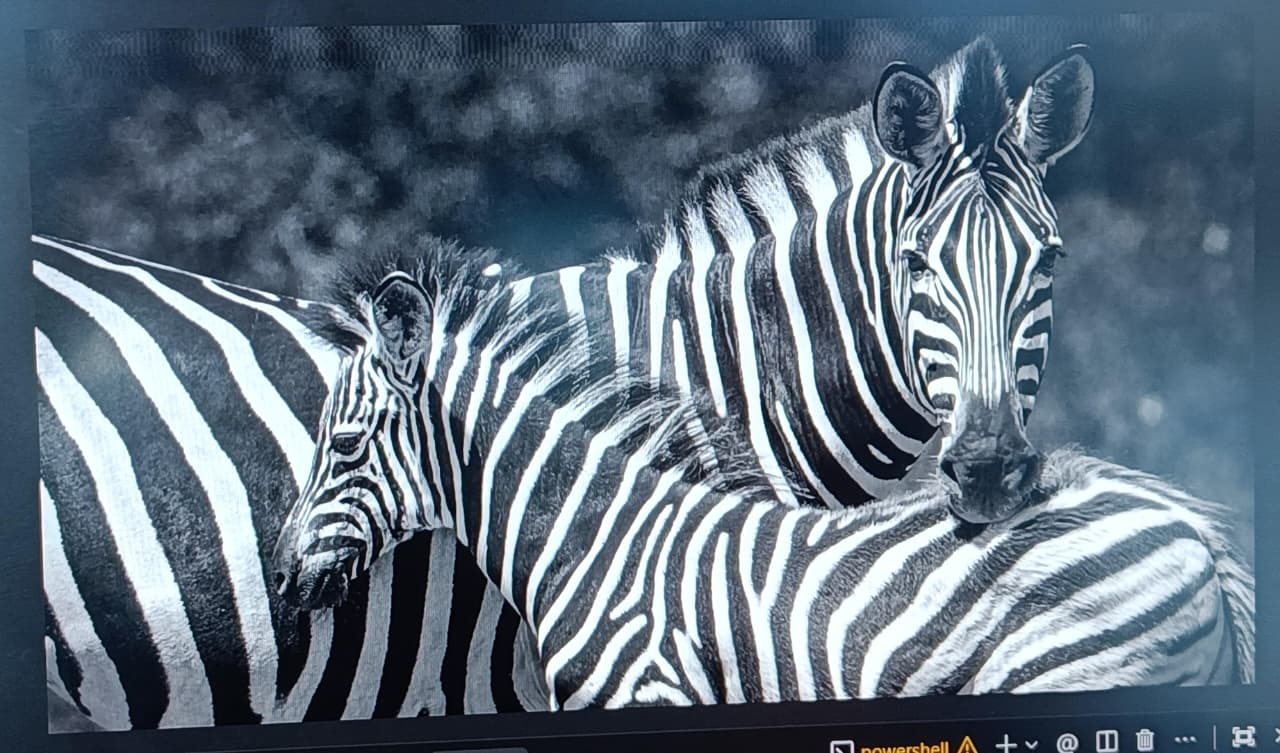
#> input picture ml/evaluation/testthisimage.jpeg, 1280 x 753 px, found by its file name; its folder holds 6 pictures in this run
$ python run_demo.py
#> lines starting #> are read from the running program, lines starting #| are printed output that depends on the picture
#> in run_full_forensic_demo, photo is the input picture: shape (753, 1280, 3); mean B, G, R 126, 111.6, 95.4
#|       Resolution: 1280 x 753 px
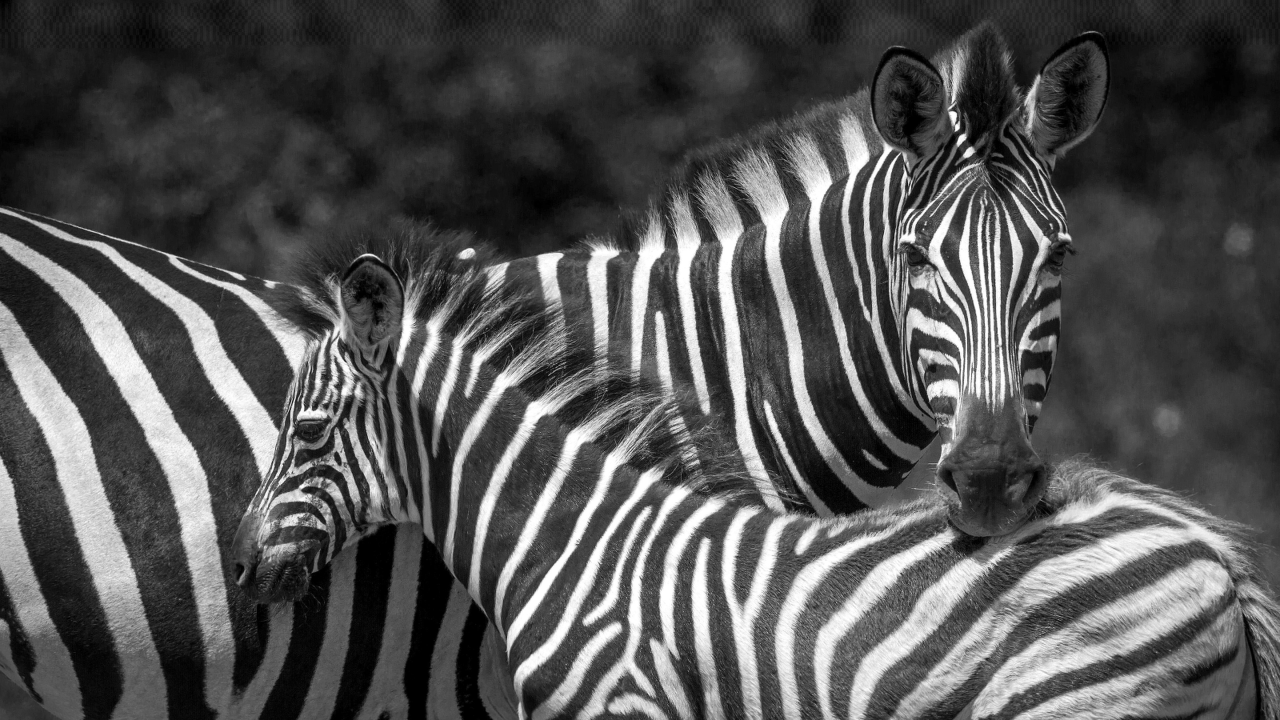
#> input picture ml/evaluation/watermarked_for_display.jpg, 3840 x 2160 px, found by its file name (shown at 1/3 size)
#> in run_full_forensic_demo, reference is the input picture: shape (2160, 3840, 3); min 0, max 255, mean 82.9
### ml/preprocessing/photo.py
import cv2
import numpy as np

TARGET_WIDTH = 3840
TARGET_HEIGHT = 2160


# [131 lines left out: functions order_points, four_point_transform, detect_artifact, not called in this run]


def align_with_reference(photo: np.ndarray, reference: np.ndarray) -> np.ndarray:
    """
    Sub-pixel alignment of phone photograph using ORB feature homography
    against the reference document image.
    """
    orb = cv2.ORB_create(3000)
    kp1, des1 = orb.detectAndCompute(photo, None)
#> kp1 = 3000 keypoints; strongest (x, y, size): (342, 501, 53.6), (340, 501, 31), (953, 141, 44.6), (954, 140, 53.6)
    kp2, des2 = orb.detectAndCompute(reference, None)
#> kp2 = 3000 keypoints; strongest (x, y, size): (2870, 387, 111.1), (942, 1225, 111.1), (2867, 385, 92.6), (2856, 326, 111.1)

    if des1 is None or des2 is None or len(des1) < 10 or len(des2) < 10:
        return photo

    bf = cv2.BFMatcher(cv2.NORM_HAMMING, crossCheck=True)
    matches = sorted(bf.match(des1, des2), key=lambda x: x.distance)
#> matches = 695 matches

    if len(matches) < 10:
        return photo

    src_pts = np.float32([kp1[m.queryIdx].pt for m in matches[:150]]).reshape(-1, 1, 2)
#> src_pts = 150 rows, first 8: [333.6, 477.6], [277.2, 298.8], [361, 530], [346.8, 476.4], [361.2, 530.4], [374.4, 474], [531.4, 277.9], [369, 425]
    dst_pts = np.float32([kp2[m.trainIdx].pt for m in matches[:150]]).reshape(-1, 1, 2)
#> dst_pts = 150 rows, first 8: [888.6, 1397.4], [731, 834.9], [973.4, 1564.7], [931.6, 1393.9], [971, 1565.9], [1017.6, 1390.3], [1522.9, 788.3], [1003.3, 1236.2]

    H, mask = cv2.findHomography(src_pts, dst_pts, cv2.RANSAC, 2.0)
#> H = [[3.04, -0.0515, -111], [0.0548, 3.08, -110.4], [-3.18e-05, -6.58e-06, 1]]; mask = 150 values, max 1 at index 0, min 0 at index 1, mean 0.28
    if H is None:
        return photo

    h, w = reference.shape[:2]
#> h = 2160; w = 3840
    unwarped = cv2.warpPerspective(photo, H, (w, h))
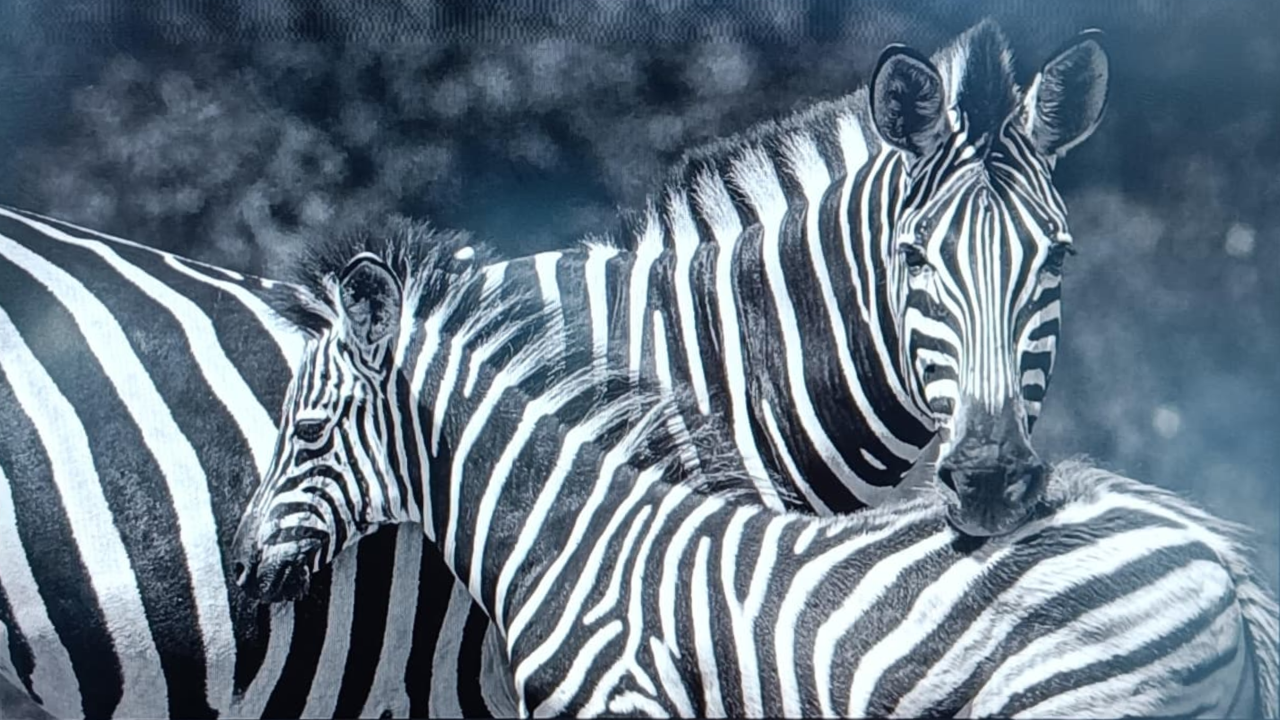
#> unwarped: shape (2160, 3840, 3) (shown at 1/3 size); mean B, G, R 133.8, 119.9, 103.9
    return unwarped


def preprocess_photo(image: np.ndarray, reference: np.ndarray = None) -> np.ndarray:
    """
    Full physical-photo preprocessing pipeline:

        Phone photograph
              ↓
        Sub-pixel ORB Homography Alignment (if reference provided)
              ↓ OR (if no reference)
        Contour Artifact Detection & 4-Point Perspective Warp
              ↓
        Normalized 3840 × 2160 Output
    """

    if image is None:
        raise ValueError("Input image is None")

    if reference is not None:
        try:
            return align_with_reference(image, reference)
        except Exception:
            pass

    corners = detect_artifact(image)

    if corners is None:
        # Fallback to direct resize if detection fails on close-up photos
        return cv2.resize(image, (TARGET_WIDTH, TARGET_HEIGHT), interpolation=cv2.INTER_CUBIC)

    return four_point_transform(image, corners)

### ml/extract.py
import cv2
import numpy as np
import pywt


# -------------------------------------------------------------------
# ASTRAEA DWT Extraction Engine — Level-2 Differential Pair DWT
#
# Must mirror embed.py exactly.
# Extract bits by evaluating differential sign (c1 - c2 > 0).
# -------------------------------------------------------------------

EMBED_W = 1600
EMBED_H = 900

ALPHA = 32.0
REPETITIONS = 7
COEFFICIENT_OFFSET = 64


def bits_to_bytes(bits: list) -> bytes:
    """Convert MSB-first bit list to bytes."""
    output = bytearray()
    for i in range(0, len(bits), 8):
        chunk = bits[i:i + 8]
        if len(chunk) < 8:
            break
        value = 0
        for bit in chunk:
            value = (value << 1) | bit
        output.append(value)
    return bytes(output)


def extract_watermark(
    image: np.ndarray,
    payload_size: int = 50,
    alpha: float = ALPHA
) -> bytes:
    """
    Extract payload from Level-2 DWT HL2/LH2 coefficient pairs.

    Parameters
    ----------
    image        : BGR image (any resolution, auto-resizes to 1600x900)
    payload_size : number of bytes to recover (default 50)
    alpha        : threshold parameter

    Returns
    -------
    Recovered raw payload bytes
    """
#> called with payload_size = 50, alpha = 32

    if image.shape[1] != EMBED_W or image.shape[0] != EMBED_H:
        image = cv2.resize(image, (EMBED_W, EMBED_H), interpolation=cv2.INTER_AREA)

    # BGR → YCrCb → Y
    ycrcb = cv2.cvtColor(image, cv2.COLOR_BGR2YCrCb)
#> ycrcb: shape (900, 1600, 3); mean of channels 0, 1, 2 116.7, 118.9, 137.7
    y = ycrcb[:, :, 0].astype(np.float64)

    # Level-1 Haar DWT
    LL1, (LH1, HL1, HH1) = pywt.dwt2(y, "haar")
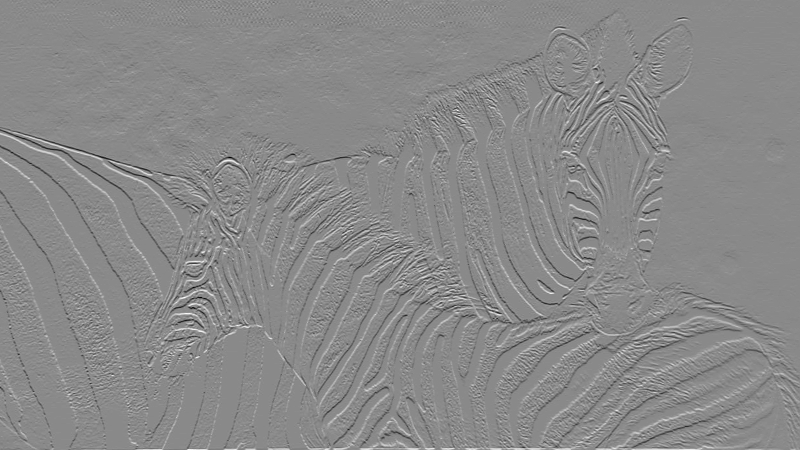
#> LH1: shape (450, 800) float64; min -90, max 76.5, mean 0; drawn with min black and max white

    # Level-2 Haar DWT on LL1
    LL2, (LH2, HL2, HH2) = pywt.dwt2(LL1, "haar")
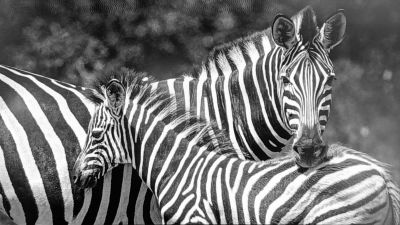
#> LL2: shape (225, 400) float64; min 19.75, max 1015, mean 466.7; drawn with min black and max white
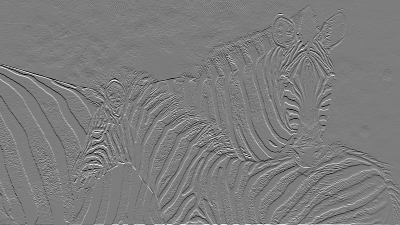
#> LH2: shape (225, 400) float64; min -230.5, max 240, mean 0.1; drawn with min black and max white
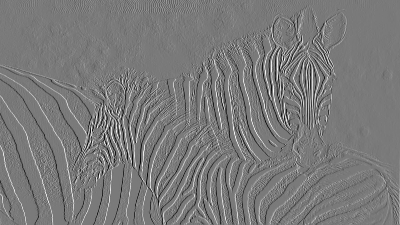
#> HL2: shape (225, 400) float64; min -241.3, max 262, mean 0.1; drawn with min black and max white
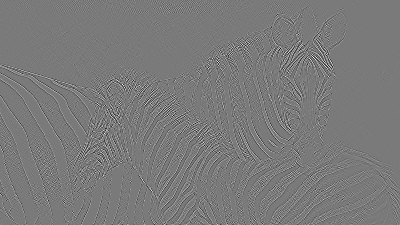
#> HH2: shape (225, 400) float64; min -90.5, max 98, mean 0; drawn with min black and max white

    coeffs = np.concatenate([HL2.flatten(), LH2.flatten()])

    total_bits = payload_size * 8
    recovered_bits = []

    for bit_index in range(total_bits):
        votes = []
        for rep in range(REPETITIONS):
            global_rep_idx = bit_index * REPETITIONS + rep
            idx1 = COEFFICIENT_OFFSET + 2 * global_rep_idx
            idx2 = COEFFICIENT_OFFSET + 2 * global_rep_idx + 1

            diff = coeffs[idx1] - coeffs[idx2]
            votes.append(1 if diff > 0 else 0)

        # Majority voting across 7 redundancy votes
        threshold = REPETITIONS // 2 + 1
        recovered_bits.append(1 if sum(votes) >= threshold else 0)
#> after the loop, recovered_bits = 400 values, max 1 at index 1, min 0 at index 0, mean 0.522

    return bits_to_bytes(recovered_bits)
#> the loop in bits_to_bytes, `for i in range(0, len(bits), 8):` made 50 passes
#> (i, chunk) on passes 2 to 13: (8, [0, 1, 1, 1, 1, 0, 0, 0]), (16, [1, 0, 1, 0, 1, 1, 1, 1]), (24, [0, 1, 1, 0, 0, 0, 0, 0]), (32, [0, 0, 0, 1, 1, 1, 1, 0]), (40, [1, 0, 0, 0, 0, 0, 0, 1]), (48, [1, 1, 1, 0, 0, 0, 0, 1]), (56, [0, 1, 0, 0, 0, 1, 1, 0]), (64, [1, 0, 0, 1, 1, 1, 0, 1]), (72, [1, 0, 0, 0, 1, 1, 1, 0]), (80, [1, 0, 0, 1, 1, 0, 0, 1]), (88, [1, 0, 1, 1, 1, 1, 1, 0]), (96, [0, 1, 0, 0, 0, 0, 1, 0])
#> chunk on pass 1: [0, 1, 1, 1, 1, 1, 1, 1]


# [16 lines left out: function extract_from_photo, not called in this run]

### QuantumCrypto/fec_engine.py
import reedsolo

class FECStegoEngine:
    """Wraps the 256-bit W_ID in Reed-Solomon Forward Error Correction (FEC)."""

    def __init__(self, ecc_symbols: int = 18):
        self.rs = reedsolo.RSCodec(ecc_symbols)

    # [15 lines left out: functions encode_wid_for_dwt, decode_wid_from_dwt, not called in this run]

### ml/evaluation/run_demo.py
import sys
import os
import cv2
import numpy as np

sys.path.insert(0, ".")

from ml.embed import embed_watermark
from ml.extract import extract_from_photo
from ml.preprocessing.photo import preprocess_photo
from QuantumCrypto.fec_engine import FECStegoEngine


def run_full_forensic_demo(photo_path: str, reference_path: str = "ml/evaluation/watermarked_for_display.jpg"):
    print("=" * 70)
    print("      ASTRAEA — Forensic Watermark Extraction & Attribution Demo")
    print("=" * 70)

    if not os.path.exists(photo_path):
        print(f"Error: Photo path '{photo_path}' does not exist.")
        return

    print(f"[1/4] Loading leaked photograph: {photo_path}")
    photo = cv2.imread(photo_path)
    print(f"      Resolution: {photo.shape[1]} x {photo.shape[0]} px")

    reference = None
    if reference_path and os.path.exists(reference_path):
        reference = cv2.imread(reference_path)
        print(f"[2/4] Guided sub-pixel homography alignment active.")

    print(f"[3/4] Running DWT extraction engine...")
    preprocessed = preprocess_photo(photo, reference=reference)

    from ml.extract import extract_watermark, EMBED_W, EMBED_H
    ext_img = cv2.resize(preprocessed, (EMBED_W, EMBED_H), interpolation=cv2.INTER_AREA)
    extracted_payload = extract_watermark(ext_img, payload_size=50)

    print(f"      Raw extracted payload ({len(extracted_payload)} bytes):")
#|       Raw extracted payload (50 bytes):
    print(f"      {extracted_payload.hex()}")
#|       7f78af601e81e1469d8e99be4279a5be77bcddabbbc0dc42d99c6b9405fb96e36b7c25741bc552429c8679b81c33f9d030c7

    print(f"[4/4] Executing Reed-Solomon Forward Error Correction (FEC)...")
    fec = FECStegoEngine()

    try:
        recovered_wid_hex = fec.decode_wid_from_dwt(extracted_payload)
        print("\n" + "=" * 70)
        print("  [SUCCESS] FORENSIC ATTRIBUTION SUCCESSFUL!")
        print(f"  Recovered Cryptographic Identifier (W_ID*): {recovered_wid_hex}")
        print("=" * 70)
    except Exception as e:
        print("\n" + "=" * 70)
        print("  [INFO] Raw payload recovered, decoding info:", e)
        print("=" * 70)


if __name__ == "__main__":
    if len(sys.argv) > 1:
        run_full_forensic_demo(sys.argv[1])
    else:
        # Default test photo
        run_full_forensic_demo("ml/evaluation/testthisimage.jpeg")
#> (the call stopped at in __init__, `self.rs = reedsolo.RSCodec(ecc_symbols)`: reedsolo is not available in this run)
